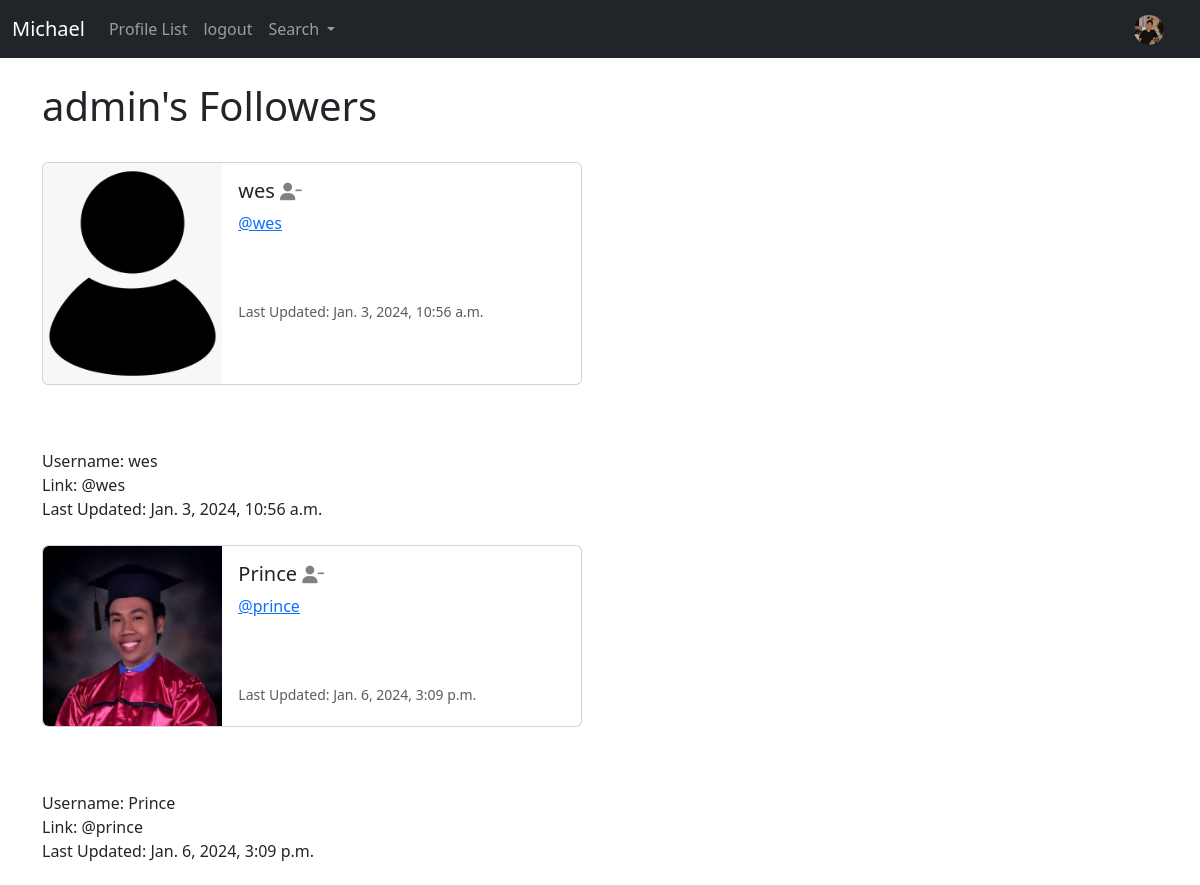
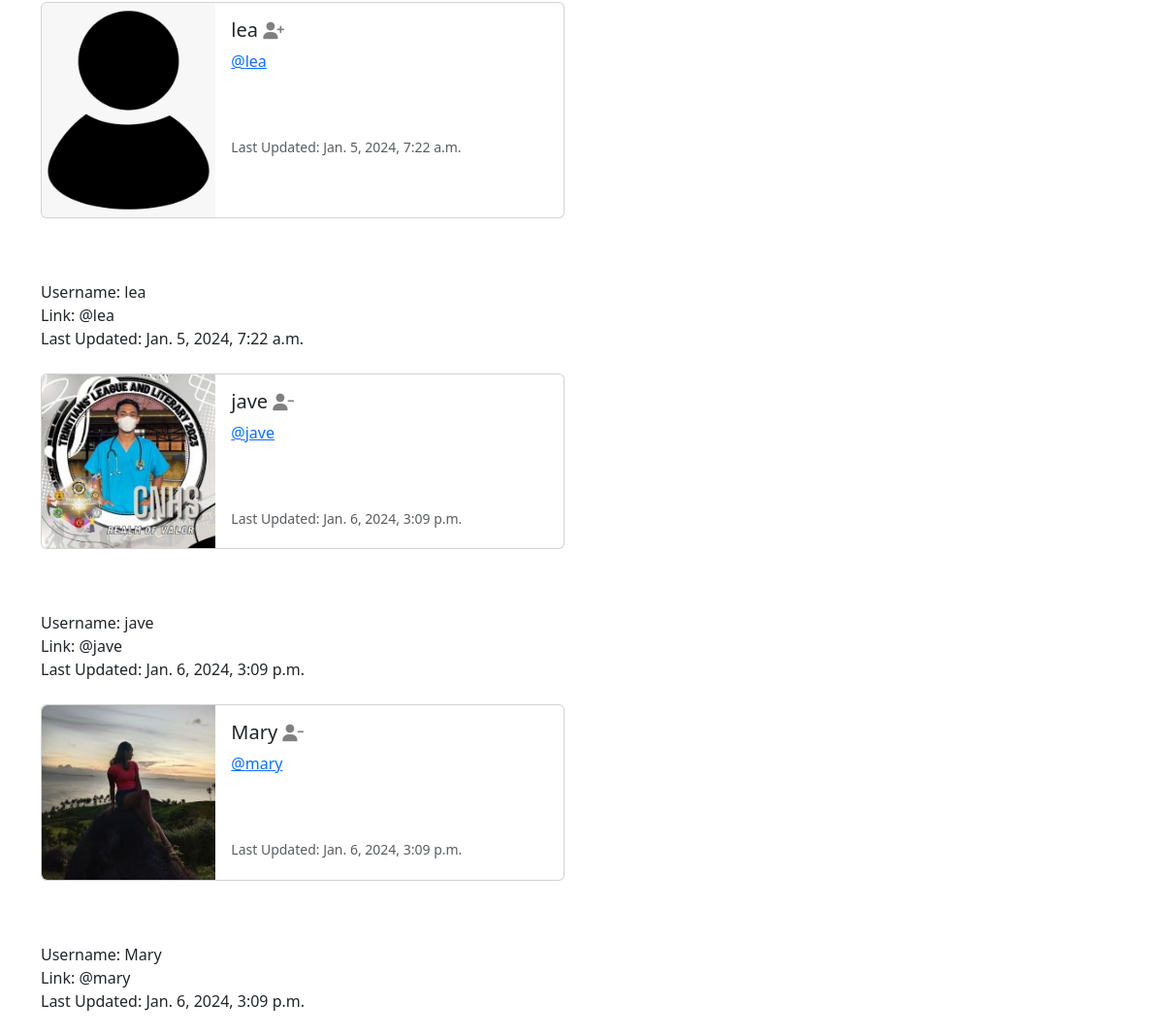
Page /profile/followers/1 (signed in) on the committed database (2 pictures, top to bottom).
### michael/models.py (models this page shows, shortened)
class Profile(models.Model):
    user = models.OneToOneField(User, on_delete=models.CASCADE)
    follows = models.ManyToManyField('self',
        related_name="followed_by",
        symmetrical=False,
        blank=True)
    date_modified = models.DateTimeField(auto_now=True)
    profile_image = models.ImageField(null=True, blank=True, upload_to="images/")
    profile_bio = models.CharField(null=True, blank=True, max_length=500)
    homepage_link = models.CharField(null=True, blank=True, max_length=100)
    facebook_link = models.CharField(null=True, blank=True, max_length=100)
    instagram_link = models.CharField(null=True, blank=True, max_length=100)
    linkedin_link = models.CharField(null=True, blank=True, max_length=100)

### michael/views.py (the view)
# urls.py: path('profile/followers/<int:pk>', views.followers, name='followers'),
def followers(request, pk):
    if request.user.is_authenticated:
        if request.user.id == pk:
            profiles = Profile.objects.get(user_id=pk)
            return render(request, 'followers.html', {"profiles": profiles})
        else:
            messages.success(request, ("That's Not Your Profile Page..."))
            return redirect('home')
    else:
        messages.success(request, ("You Must Be Logged In To View This Page..."))
        return redirect('home')

### michael/templates/followers.html
{% extends 'base.html' %}
{% load static %}
{% block content %}
    <h1>{{ request.user.username }}'s Followers</h1>
<br/>
{% if profiles %}
  {% for profile in profiles.followed_by.all %}
      <div class="card mb-3" style="max-width: 540px;">
    <div class="row g-0">
      <div class="col-md-4">
        {% if profile.profile_image %}
        <img src="{{ profile.profile_image.url }}" width=200 height=200 class="img-fluid rounded-start" alt="{{ profile.user.username }}">
        {% else %}
        <img src="{% static 'images/avatar.png' %}" class="img-fluid rounded-start" alt="Profile Image">
        {% endif %}
      </div>
      <div class="col-md-8">
        <div class="card-body">
          <h5 class="card-title">{{ profile.user.username }}
            {% if profile in profiles.follows.all %}
                <a href="{% url 'unfollow' profile.user.id %}">
                <i class="fa fa-user-minus small" style="color:gray"></i></a>
            {% else %}
                <a href="{% url 'follow' profile.user.id %}">
                <i class="fa fa-user-plus small" style="color:gray"></i></a>
            {% endif%}
          </h5>
          <p class="card-text"><a href="{% url 'profile' profile.user.id %}">@{{ profile.user.username|lower }}</a></p>
          <br/><br/>
          <p class="card-text"><small class="text-muted">
          Last Updated: {{ profile.date_modified }}</small>
          </p>
        </div>
      </div>
      </div>
    </div>
            <br/><br/>
            Username: {{ profile.user.username }}<br/>
            Link: @{{ profile.user.username|lower }}<br/>
            Last Updated: {{ profile.date_modified }}
            <br/><br/>
        {% endfor %}
    {% endif %}
{% endblock %}

### michael/templates/navbar.html (shortened to what this page needs)
{% load static %}
<nav class="navbar navbar-expand-lg navbar-dark bg-dark">
    <div class="container-fluid">
      <a class="navbar-brand" href="{% url 'home' %}">Michael</a>
      <div class="collapse navbar-collapse" id="navbarSupportedContent">
        <ul class="navbar-nav me-auto mb-2 mb-lg-0">
          <li class="nav-item">
            <a class="nav-link"
            href="{% url 'profile_list' %}">Profile List</a>
          </li>
          {% if user.is_authenticated %}
          <li class="nav-item">
            <a class="nav-link"
            href="{% url 'logout' %}">logout</a>
          </li>
          {% endif %}
        <li class="nav-item dropdown">
            <a class="nav-link dropdown-toggle" href="#" role="button" data-bs-toggle="dropdown" aria-expanded="false">
              Search
            </a>
          </li>
        </ul>
        {% if user.is_authenticated %}
          <ul class="navbar-nav ml-auto">
            <li class="nav-link navbar-brand">
              <a href="{% url 'profile' request.user.id %}">
{% if user.profile.profile_image %}
<img src="{{ user.profile.profile_image.url }}" class="rounded-circle" width=30>
{% else %}
    <img src="{% static 'images/avatar.png' %}" class="img-fluid rounded-circle" alt="Profile Image" width=30>
{% endif %}
              </a>
            </li>
          </ul>
        {% endif %}
      </div>
    </div>
</nav>

### rows in the picture
Profile: user.username "wes", date_modified "Jan. 3, 2024, 10:56 a.m."
Profile: profile_image (picture), user.username "Prince", user.username "prince", date_modified "Jan. 6, 2024, 3:09 p.m."
Profile: user.username "lea", date_modified "Jan. 5, 2024, 7:22 a.m."
Profile: profile_image (picture), user.username "jave", date_modified "Jan. 6, 2024, 3:09 p.m."
Profile: profile_image (picture), user.username "Mary", user.username "mary", date_modified "Jan. 6, 2024, 3:09 p.m."

### other values in the picture
{{ request.user.username }} "admin"
